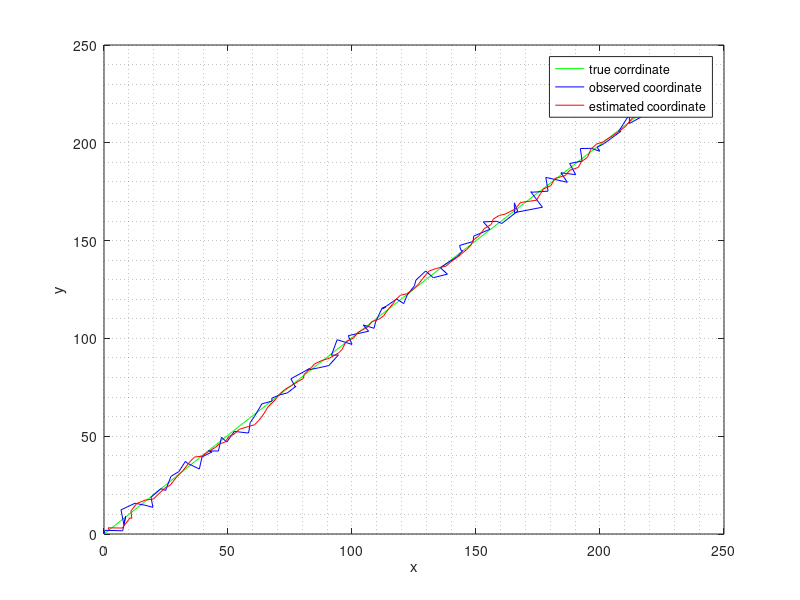
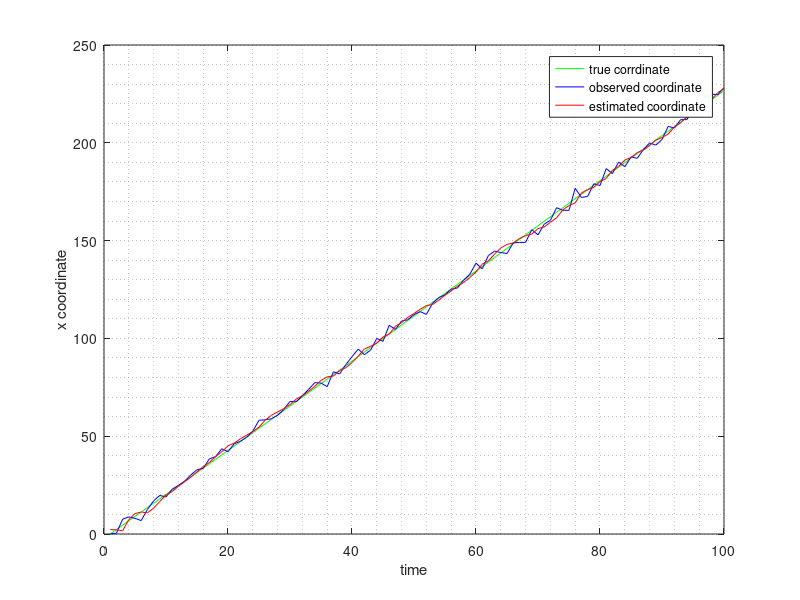

The MATLAB source for these figures, in order:
% Lab 4

clear all
close all

% Simulation of object motion

rng(5)
N=100; % number of time instants
Delta=1.5; % velocity
A=[1 0 Delta 0; 0 1 0 Delta; 0 0 1 0; 0 0 0 1]; % matrix of the states
sigma_Qx= 0.005;
sigma_Qv= 0.005; % variance of the true observation noise
epsilon=zeros(4,N);
epsilon(1:2,:)=sigma_Qx*randn(2,N);
epsilon(3:4,:)=sigma_Qv*randn(2,N);
z=zeros(4,N); % state vector (over time)
z(:,1)=[0 0 Delta Delta].'; % Initial state: coordinates at time 0 are (0,0)
for i=2:N
    z(:,i)=A*z(:,i-1)+epsilon(:,i);
end


C=[1 0 0 0 ; 0 1 0 0];
sigma_R=2;
delta=sigma_R*randn(2,N);
y=zeros(2,N);
y(:,1)=[0 0].';
Rt = [sigma_R 0; 0 sigma_R];
for i=2:N
    y(:,i)=C*z(:,i)+delta(:,i);
end


mu_0 = [0, 0, 1.5, 1.5]';
mu = mu_0
sigma_0 = [sigma_Qx 0 0 0 ; 0 sigma_Qx 0 0 ; 0 0 sigma_Qv 0 ; 0 0 0 sigma_Qv];
sigma = eye(4);
nostro_z = zeros(N, 2);
for i=1:N
    mu = A*mu;% in this case, B is always zero
    sigma = A*sigma*A' + sigma_0;
    
    y_hat = C*mu + 0; % because D is always zero
    
    Kt = sigma*C'*(C*sigma*C' + Rt)^-1;
    
    rt = y(:,i) - y_hat;
    
    mu = mu + Kt*rt;
    
    sigma = (eye(4) - Kt*C)*sigma;
    nostro_z(i, :) = y_hat;
end
% This figure plots object motion trajectory
figure
plot(z(1,:),z(2,:), 'g')
hold on 
plot(y(1,:), y(2,:), 'b')
plot(nostro_z(:, 1), nostro_z(:, 2), '-r')
grid minor
legend({'true corrdinate', 'observed coordinate', 'estimated coordinate'})
xlabel('x')
ylabel('y')

%%%%%%
figure()
plot(1:N, z(1,:), 'g')
hold on
plot(1:N, y(1,:), 'b')
plot(1:N, nostro_z(:, 1), '-r')
legend({'true corrdinate', 'observed coordinate', 'estimated coordinate'})
xlabel('time')
ylabel('x coordinate')
grid minor

%%
% Try to change the value of delta
% Play with the parameters of sigma Qx and sigma_Qv
% Try to change sigma into a random diagonal matrix to see how the
% behaviour changes